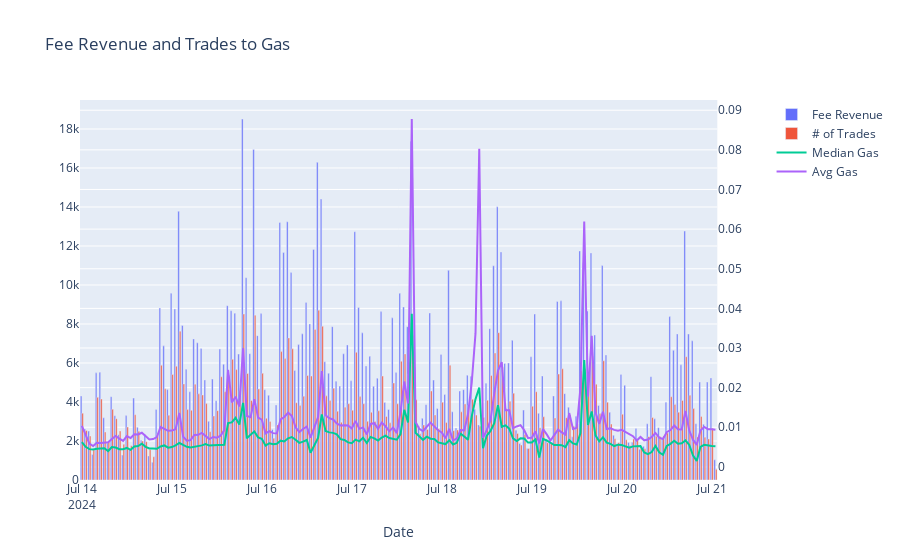

This figure's notebook cell:
### Code cell
aggregated_arb_hour_fees_fig = make_subplots(specs=[[{"secondary_y": True}]])
    
aggregated_arb_hour_fees_fig.add_trace(
    go.Bar(
        x=aggregated_arb_hour['day'],
        y=aggregated_arb_hour['arbitrum_fees_usd'],
        name='Fee Revenue'
    ),
    secondary_y=False
)
aggregated_arb_hour_fees_fig.add_trace(
    go.Bar(
        x=aggregated_arb_hour['day'],
        y=aggregated_arb_hour['arbitrum_num_trades'],
        name='# of Trades',
    ),
    secondary_y=False
)


aggregated_arb_hour_fees_fig.add_trace(
    go.Scatter(
        x=aggregated_arb_hour['day'],
        y=aggregated_arb_hour['arbitrum_median_gas_usd'],
        name='Median Gas',
        mode='lines'
    ),
    secondary_y=True
)

aggregated_arb_hour_fees_fig.add_trace(
    go.Scatter(
        x=aggregated_arb_hour['day'],
        y=aggregated_arb_hour['arbitrum_gas_usd_per_tx'],
        name='Avg Gas',
        mode='lines'
    ),
    secondary_y=True
)

aggregated_arb_hour_fees_fig.update_layout(
    title='Fee Revenue and Trades to Gas',
    barmode='group'  # Set the bar mode to either 'group' for side-by-side or 'stack' for stacked
)

aggregated_arb_hour_fees_fig.update_xaxes(title_text="Date")

aggregated_arb_hour_fees_fig.show()

### Figure 1 — Plotly figure (JSON) as saved in the notebook; plotly's stock layout.template omitted (floating-point values rounded to 4 significant figures; data arrays with more than 128 entries replaced by an {"elided": "..."} marker saying what was removed)
{"data": [{"name": "Fee Revenue", "type": "bar", "x": {"elided": "170 str values"}, "xaxis": "x", "y": {"elided": "170 float values"}, "yaxis": "y"}, {"name": "# of Trades", "type": "bar", "x": {"elided": "170 str values"}, "xaxis": "x", "y": {"elided": "170 int values"}, "yaxis": "y"}, {"mode": "lines", "name": "Median Gas", "type": "scatter", "x": {"elided": "170 str values"}, "xaxis": "x", "y": {"elided": "170 float values"}, "yaxis": "y2"}, {"mode": "lines", "name": "Avg Gas", "type": "scatter", "x": {"elided": "170 str values"}, "xaxis": "x", "y": {"elided": "170 float values"}, "yaxis": "y2"}], "layout": {"barmode": "group", "title": {"text": "Fee Revenue and Trades to Gas"}, "xaxis": {"anchor": "y", "domain": [0, 0.94], "title": {"text": "Date"}}, "yaxis": {"anchor": "x", "domain": [0, 1]}, "yaxis2": {"anchor": "x", "overlaying": "y", "side": "right"}}}
